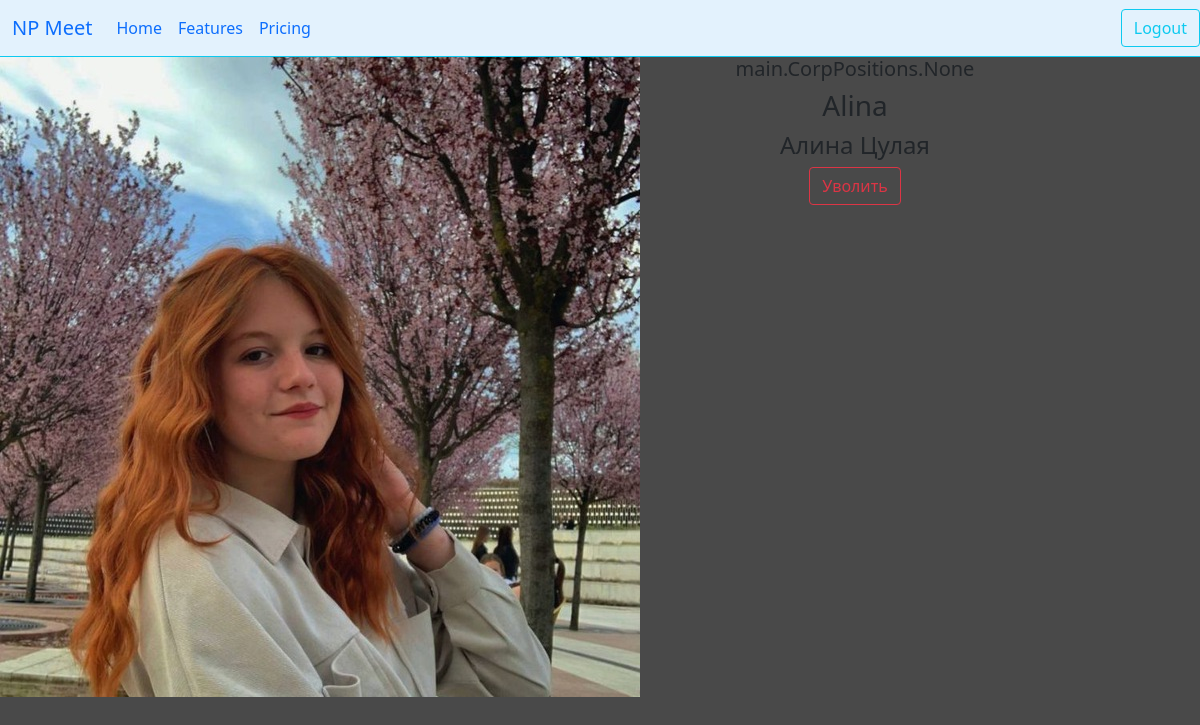
Page /company/workers/profile/22 (signed in) on the committed database.
### main/models.py (models this page shows, shortened)
class User(AbstractUser):
    avatar = models.ImageField(upload_to='main/users/avatars', default='main/users/avatars/default.webp')
    birth_date = models.DateField(null=True, blank=True)
    phone = models.CharField(max_length=20, null=True, blank=True)
    position = models.ManyToManyField(CorpPositions, blank=True)
    corporation = models.ForeignKey(Corporations, on_delete=models.CASCADE, null=True, blank=True)
    reg_ip = models.GenericIPAddressField(verbose_name='IP при регистрации', blank=True, null=True)
    last_ip = models.GenericIPAddressField(verbose_name='IP последнего входа', blank=True, null=True)

### main/views.py (the view)
# urls.py: path('company/workers/profile/<int:user_id>', views.profile_page, name='profile_page'),
@login_required
def profile_page(request, user_id):
    user = get_object_or_404(User, id=user_id)
    director = False
    if request.user.corporation == user.corporation and Corporations.objects.get(name=request.user.corporation.name, directors=request.user):
        director = True
    return render(request, 'main/user_profile_page.html', context={
        'user': user,
        'is_director': director,
    })

### main/templates/main/user_profile_page.html (shortened to what this page needs)
{% extends 'main/base.html' %}
{% block content %}
<div class="row justify-content-center">
    <div class="col-5">
        <div class="user-profil text-center">
            <img src="{{user.avatar.url}}" alt="">
          </div>
    </div>
    <div class="col-7 text-center">
        <h5>{{user.position}}</h5>
        <h3>{{user.get_username}}</h3>
        <h4>{{user.first_name}} {{user.last_name}}</h4>
        {% if is_director %}
        <div class="row justify-content-around">
            <div class="col-2"><a href="{% url 'fire_worker' user.id %}" class="btn btn-outline-danger">Уволить</a></div>
        </div>
        {% endif %}
    </div>
</div>
{% endblock content %}

### main/static/main/css/base.css (style rules this page uses)
body { background: #494949; margin: 0; padding: 0; overflow-x: hidden; }

### rows in the picture
User: avatar (picture), position "main.CorpPositions.None", get_username "Alina", first_name "Алина", last_name "Цулая"
